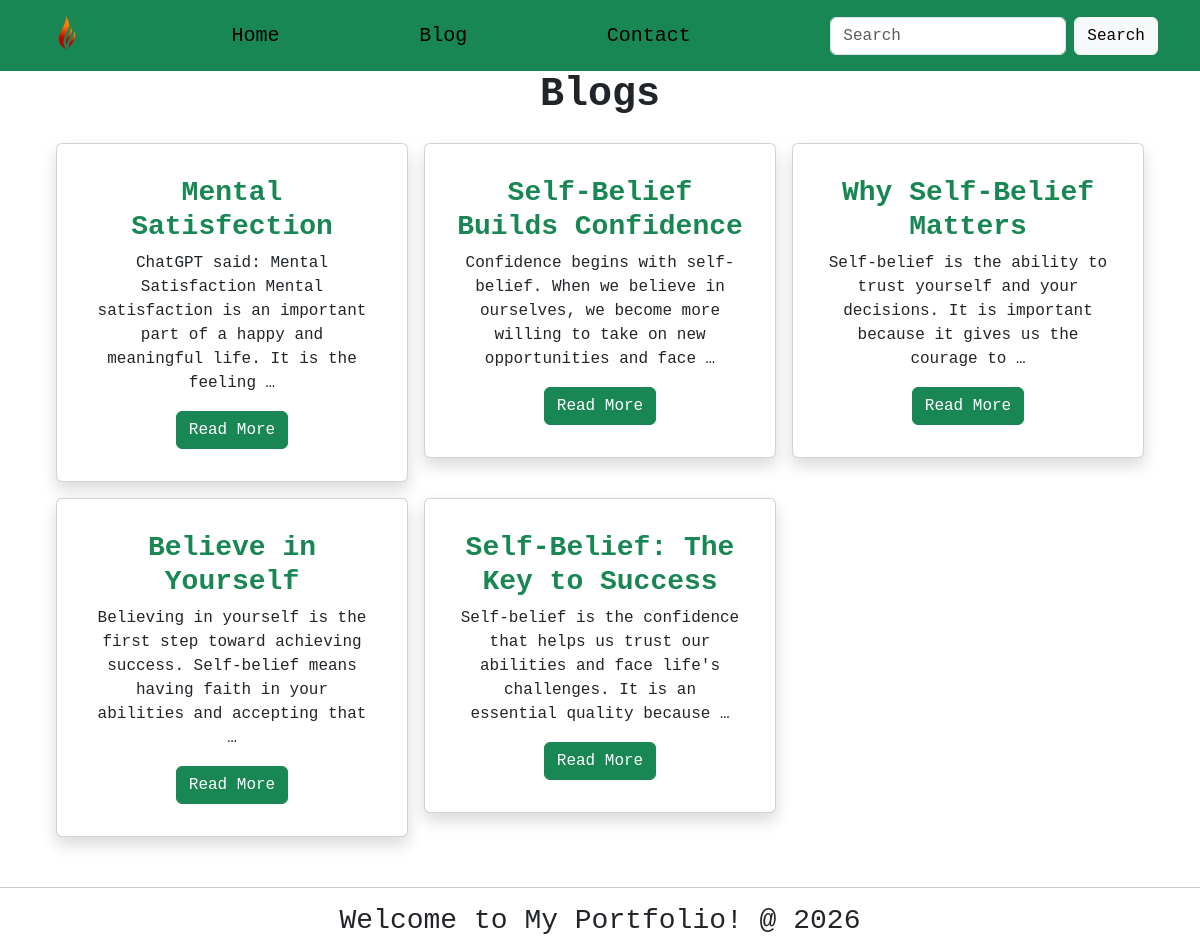
Screenshot of /blog/ with the database file from the repository.
### blog/models.py (models this page shows, shortened)
class blog(models.Model):
    title = models.CharField(max_length=200)
    slug = models.SlugField(unique=True, null=True, blank=True)
    author = models.CharField(max_length=200)
    content = models.TextField()
    created_at = models.DateTimeField(auto_now_add=True)
    updated_at = models.DateTimeField(auto_now=True)

### blog/views.py (the view)
# urls.py: 2. Add a URL to urlpatterns:  path('', views.home, name='home')
def home(request):
    blogs = blog.objects.all().order_by('-id')
    return render(request, 'home.html', {'blogs': blogs})

### templates/home.html (shortened to what this page needs)
{% extends "base.html" %}
{% load static %}
{% block content %}
<form method="POST" >
<div class="containor justify-content-center  vh-100 " >
  <div class="row mx-5 ">
<h1 style="font-weight: 900;"> Blogs</h1>
    {% for blog in blogs %}
    <div class="col-md-6 col-lg-4 col-sm-12 g-3">
        <div class="card shadow p-3 " >
            <div class="card-body">
                <h5 class="card-title h3 fw-bold text-success ">{{ blog.title }}</h5>
                <p class="card-text">{{ blog.content|truncatewords:20 }}</p>
                         <a href="{% url 'blog_detail' blog.id %}" class="btn btn-success">
    Read More
</a>
            </div>
        </div>
    </div>
    {% endfor %}
</div>
</div>
    <hr>
{% endblock %}

### templates/base.html (shortened to what this page needs)
 {% load static %}
<!DOCTYPE html>
<html>
<head>
<link href="https://cdn.jsdelivr.net/npm/bootstrap@5.3.2/dist/css/bootstrap.min.css" rel="stylesheet">
      <link rel="stylesheet"  href="{% static 'css/style.css' %}">
</head>
<body>
    {% include "navbar.html" %}
    <div  class=" content">
        {% block content %}{% endblock %}
    </div>
    <footer>
       <h3>Welcome to My Portfolio! @ 2026</h3>
    </footer>
</body>
</html>

### templates/navbar.html
{% load static %}
<nav class="navbar bg-success">
  <div class="container">
    <a class="navbar-brand" href="#">
      <img src= "{%  static 'images/download.1.png/'  %}" alt="Bootstrap" width="50" height="45"> </a>
    <a class="navbar-brand" href="{% url 'home' %}">Home</a>
    <a class="navbar-brand" href="{% url 'post_list' %}">Blog</a>
    <a class="navbar-brand" href="{% url 'register' %}"> Contact</a>
   <form class="d-flex">
      <input class="form-control me-2" type="search" placeholder="Search" aria-label="Search">
      <button class="btn btn-light" type="submit">Search</button>
    </form>
    </div>
</nav>

### static/css/style.css (style rules this page uses)
* { margin: 0; padding: 0; box-sizing: border-box; }
body { font-family: 'Courier New', Courier, monospace; text-align: center; }

### rows the page displays
blog: title "Mental Satisfection", content "ChatGPT said: Mental Satisfaction Mental satisfaction is an important part of a happy and meaningful life. It is the feeling …"
blog: title "Self-Belief Builds Confidence", content "Confidence begins with self-belief. When we believe in ourselves, we become more willing to take on new opportunities and face …"
blog: title "Why Self-Belief Matters", content "Self-belief is the ability to trust yourself and your decisions. It is important because it gives us the courage to …"
blog: title "Believe in Yourself", content "Believing in yourself is the first step toward achieving success. Self-belief means having faith in your abilities and accepting that …"
blog: title "Self-Belief: The Key to Success", content "Self-belief is the confidence that helps us trust our abilities and face life's challenges. It is an essential quality because …"
